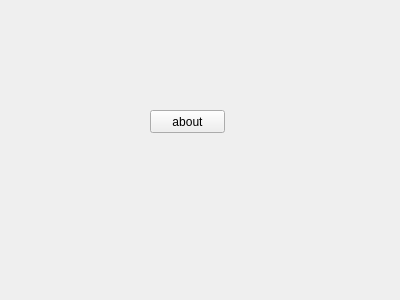
<?xml version="1.0" encoding="UTF-8"?>
<ui version="4.0">
 <class>aboutui</class>
 <widget class="QWidget" name="aboutui">
  <property name="geometry">
   <rect>
    <x>0</x>
    <y>0</y>
    <width>400</width>
    <height>300</height>
   </rect>
  </property>
  <property name="windowTitle">
   <string>aboutui</string>
  </property>
  <widget class="QPushButton" name="pushButton">
   <property name="geometry">
    <rect>
     <x>150</x>
     <y>110</y>
     <width>75</width>
     <height>23</height>
    </rect>
   </property>
   <property name="text">
    <string>about</string>
   </property>
  </widget>
 </widget>
 <resources/>
 <connections/>
</ui>
